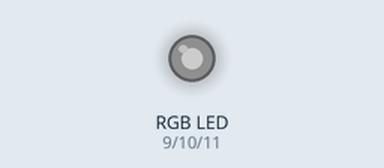
Bench run of a sketch on a simulated Arduino Uno, built with avr-gcc and run on an emulated ATmega328P. Parts: an RGB LED mixed from three pins (HIGH = lit). Dim RGB values are drawn brighter than linear.

Above: at 0.05 s.
At 0.5 s:
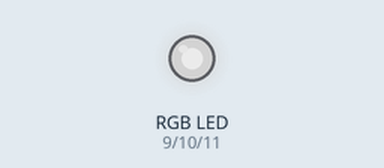
At 0.95 s:
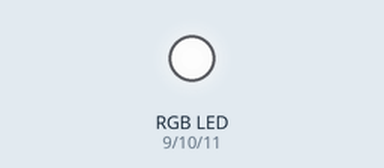
At 1.3 s:
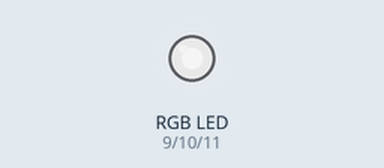
At 1.75 s:
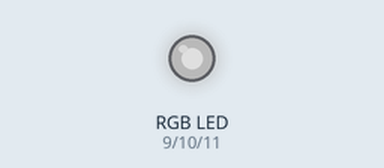
Timing chart, 0 to 4.7 s (numbered marks = the images above):
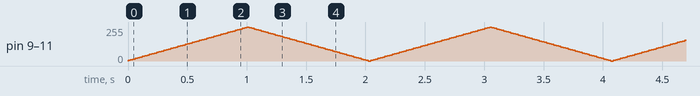

The sketch:

RGB_Led_PWM.ino
```cpp
// http://wiring.org.co/learning/basics/rgbled.html


int REDPin = 9;    // RED pin of the LED to PWM pin 4
int GREENPin = 10;  // GREEN pin of the LED to PWM pin 5
int BLUEPin = 11;   // BLUE pin of the LED to PWM pin 6
int brightness = 0; // LED brightness
int increment = 5;  // brightness increment

void setup()
{
  pinMode(REDPin, OUTPUT);
  pinMode(GREENPin, OUTPUT);
  pinMode(BLUEPin, OUTPUT);
  Serial.begin(9600);
}

void loop()
{
  brightness = brightness + increment;  // increment brightness for next loop iteration

  if (brightness <= 0 || brightness >= 255)    // reverse the direction of the fading
  {
    increment = -increment;
  }
  brightness = constrain(brightness, 0, 255);
  analogWrite(REDPin, brightness);
  analogWrite(GREENPin, brightness);
  analogWrite(BLUEPin, brightness);

  delay(20);  // wait for 20 milliseconds to see the dimming effect
}
```
